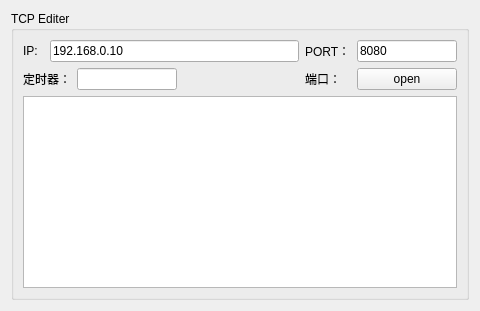
      <widget class="QWidget" name="tab_11">
       <attribute name="title">
        <string>端口连接</string>
       </attribute>
       <layout class="QGridLayout" name="gridLayout_2">
        <item row="0" column="1">
         <widget class="QGroupBox" name="groupBox">
          <property name="title">
           <string>TCP Editer</string>
          </property>
          <layout class="QGridLayout" name="gridLayout_21">
           <item row="0" column="0">
            <widget class="QLabel" name="label">
             <property name="text">
              <string>IP:</string>
             </property>
            </widget>
           </item>
           <item row="0" column="1" colspan="3">
            <widget class="QLineEdit" name="Edit_TcpIP">
             <property name="text">
              <string>192.168.0.10</string>
             </property>
            </widget>
           </item>
           <item row="0" column="4">
            <widget class="QLabel" name="label_2">
             <property name="text">
              <string>PORT：</string>
             </property>
            </widget>
           </item>
           <item row="0" column="5">
            <widget class="QLineEdit" name="Edit_TcpPort">
             <property name="maximumSize">
              <size>
               <width>100</width>
               <height>16777215</height>
              </size>
             </property>
             <property name="text">
              <string>8080</string>
             </property>
            </widget>
           </item>
           <item row="1" column="0" colspan="2">
            <widget class="QLabel" name="label_30">
             <property name="text">
              <string>定时器：</string>
             </property>
            </widget>
           </item>
           <item row="1" column="2">
            <widget class="QLineEdit" name="Edit_TimerCounter">
             <property name="maximumSize">
              <size>
               <width>100</width>
               <height>16777215</height>
              </size>
             </property>
            </widget>
           </item>
           <item row="1" column="3">
            <spacer name="horizontalSpacer_3">
             <property name="orientation">
              <enum>Qt::Horizontal</enum>
             </property>
             <property name="sizeHint" stdset="0">
              <size>
               <width>116</width>
               <height>20</height>
              </size>
             </property>
            </spacer>
           </item>
           <item row="1" column="4">
            <widget class="QLabel" name="label_4">
             <property name="text">
              <string>端口：</string>
             </property>
            </widget>
           </item>
           <item row="1" column="5">
            <widget class="QPushButton" name="btn_TcpComConnect">
             <property name="text">
              <string>open</string>
             </property>
            </widget>
           </item>
           <item row="2" column="0" colspan="6">
            <widget class="QPlainTextEdit" name="data_group"/>
           </item>
          </layout>
         </widget>
        </item>
       </layout>
      </widget>
